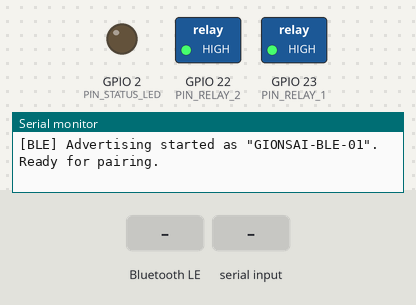
Bench run of a sketch on a simulated ESP32. Shown: switched loads named in the sketch (green lamp = pin HIGH), output pins drawn as LEDs (lit = HIGH), the last lines printed to the serial monitor. Inputs (shaded band) come from the test bench. Nothing arrives over Bluetooth unless stated; a phone connects over Bluetooth LE 3 s after start.

Above: at 1.7 s.
1.8 s: Bluetooth LE write "emergency" received
At 2.9 s:
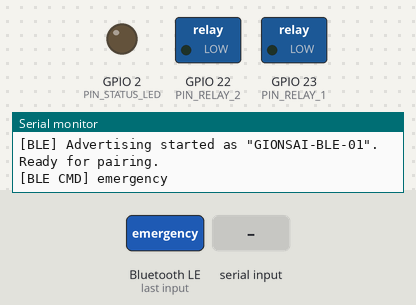
4.8 s: "all_off\n" received over Serial
At 5.6 s:
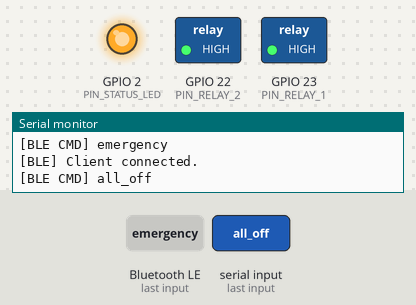
6.3 s: Bluetooth LE write "relay1" received
At 7.1 s:
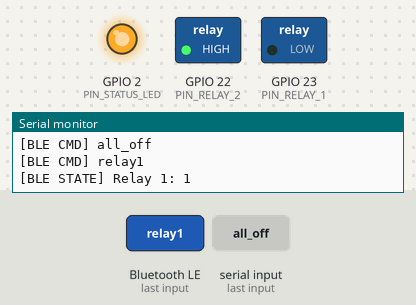
7.8 s: Bluetooth LE write "all_off" received
At 8.6 s:
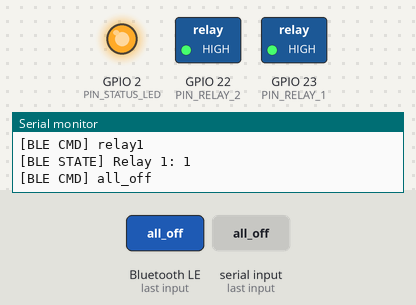
9.3 s: "emergency\n" received over Serial
At 10.5 s:
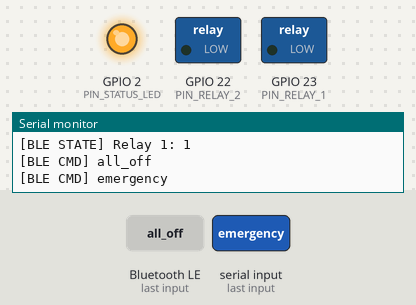
10.8 s: "light\n" received over Serial
At 12.0 s:
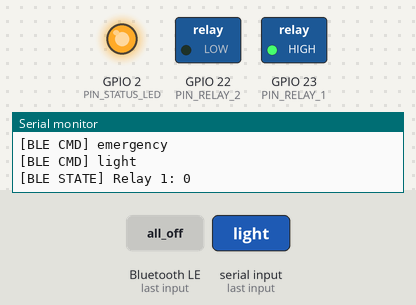
Timing chart, 0 to 13.3 s (numbered marks = the images above; inputs shaded):
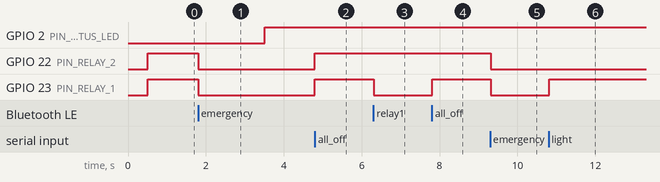

The sketch:

esp32_ble_hub.ino
```cpp
/**
 * =========================================================================================
 * 2026 祇園祭 ホラーアトラクション - マルチマイコン対応 Bluetooth (BLE) 端末ファームウェア
 * 対象マイコン: ESP32 / ESP32-WROOM-32 / ESP32-C3 / ESP32-S3
 *
 * 【役割】
 * 配線が困難な場所にある機器（例: 移動式ギミック、隠し照明、天井設置ブザー、遠隔パトランプなど）を
 * PCやタブレットとBluetooth Low Energy (BLE) でワイヤレス接続し、個別制御します。
 *
 * 【特徴】
 * 1. 各ESP32に一意の「TARGET_MCU_ID」と「BLE_DEVICE_NAME」を設定可能。
 * 2. Nordic UART Service (NUS) 互換のUUIDを採用しているため、
 *    Web Bluetooth API（Chromeブラウザ）やBLEシリアルアプリから直接コマンド送受信可能。
 * 3. 有線シリアル (USB) からのコマンド受信にも同時対応。
 * =========================================================================================
 */

#include <Arduino.h>
#include <BLEDevice.h>
#include <BLEServer.h>
#include <BLEUtils.h>
#include <BLE2902.h>

// --- [マイコン識別設定] ---
// 機材管理パネルの「担当マイコンID」と一致させてください
#define TARGET_MCU_ID    "ESP32_BLE_HUB"
#define BLE_DEVICE_NAME  "GIONSAI-BLE-01"

// --- [Nordic UART Service UUIDs] ---
#define SERVICE_UUID           "6E400001-B5A3-F393-E0A9-E50E24DCCA9E"
#define CHARACTERISTIC_UUID_RX "6E400002-B5A3-F393-E0A9-E50E24DCCA9E"
#define CHARACTERISTIC_UUID_TX "6E400003-B5A3-F393-E0A9-E50E24DCCA9E"

// --- [ピン定義 (リレー / 照明 / ブザー)] ---
const int PIN_RELAY_1    = 23; // リレー1 (スポット照明 / ストロボ)
const int PIN_RELAY_2    = 22; // リレー2 (ギミック用リレー)
const int PIN_STATUS_LED = 2;  // 通信ステータスLED

const int RELAY_ON  = LOW;
const int RELAY_OFF = HIGH;

// BLEサーバーおよびキャラクタリスティック
BLEServer *pServer = NULL;
BLECharacteristic *pTxCharacteristic = NULL;
bool deviceConnected = false;
bool oldDeviceConnected = false;

// 状態変数
bool stateRelay1 = false;
bool stateRelay2 = false;

// 出力更新
void applyStates() {
  digitalWrite(PIN_RELAY_1, stateRelay1 ? RELAY_ON : RELAY_OFF);
  digitalWrite(PIN_RELAY_2, stateRelay2 ? RELAY_ON : RELAY_OFF);
}

// レスポンス返信用関数
void sendBleResponse(String msg) {
  if (deviceConnected && pTxCharacteristic) {
    pTxCharacteristic->setValue(msg.c_str());
    pTxCharacteristic->notify();
  }
}

// 受信コマンド処理
void processCommand(const String& cmd) {
  String cleanCmd = cmd;
  cleanCmd.trim();
  if (cleanCmd.length() == 0) return;

  Serial.println("[BLE CMD] " + cleanCmd);

  // マイコンIDフィルタリング（指定がある場合は自機宛か判定）
  if (cleanCmd.indexOf("\"mcuId\":") >= 0) {
    if (cleanCmd.indexOf(TARGET_MCU_ID) < 0 && cleanCmd.indexOf("\"mcuId\":\"ALL\"") < 0) {
      Serial.println("[BLE IGNORE] Message is for different MCU.");
      return;
    }
  }

  // 1. 非常全点灯・アラーム
  if (cleanCmd.indexOf("emergency") >= 0 || cleanCmd.indexOf("alarm") >= 0) {
    stateRelay1 = true;
    stateRelay2 = true;
    applyStates();
    sendBleResponse("{\"mcu\":\"" TARGET_MCU_ID "\",\"status\":\"emergency_on\"}\n");
    return;
  }

  // 2. 全消灯 / 停止
  if (cleanCmd.indexOf("all_off") >= 0) {
    stateRelay1 = false;
    stateRelay2 = false;
    applyStates();
    sendBleResponse("{\"mcu\":\"" TARGET_MCU_ID "\",\"status\":\"all_off\"}\n");
    return;
  }

  // 3. 個別制御
  if (cleanCmd.indexOf("light") >= 0 || cleanCmd.indexOf("relay1") >= 0) {
    stateRelay1 = (cleanCmd.indexOf("true") >= 0 || cleanCmd.indexOf("1") >= 0);
    digitalWrite(PIN_RELAY_1, stateRelay1 ? RELAY_ON : RELAY_OFF);
    Serial.printf("[BLE STATE] Relay 1: %d\n", stateRelay1);
  }

  if (cleanCmd.indexOf("aux") >= 0 || cleanCmd.indexOf("relay2") >= 0) {
    stateRelay2 = (cleanCmd.indexOf("true") >= 0 || cleanCmd.indexOf("1") >= 0);
    digitalWrite(PIN_RELAY_2, stateRelay2 ? RELAY_ON : RELAY_OFF);
    Serial.printf("[BLE STATE] Relay 2: %d\n", stateRelay2);
  }

  sendBleResponse("{\"mcu\":\"" TARGET_MCU_ID "\",\"relay1\":" + String(stateRelay1) + ",\"relay2\":" + String(stateRelay2) + "}\n");
}

// 接続イベントコールバック
class ServerCallbacks: public BLEServerCallbacks {
    void onConnect(BLEServer* pServer) {
      deviceConnected = true;
      digitalWrite(PIN_STATUS_LED, HIGH);
      Serial.println("[BLE] Client connected.");
    }

    void onDisconnect(BLEServer* pServer) {
      deviceConnected = false;
      digitalWrite(PIN_STATUS_LED, LOW);
      Serial.println("[BLE] Client disconnected. Restarting advertising...");
      pServer->startAdvertising();
    }
};

// 受信イベントコールバック
class ReceiveCallbacks: public BLECharacteristicCallbacks {
    void onWrite(BLECharacteristic *pCharacteristic) {
      std::string rxValue = pCharacteristic->getValue();
      if (rxValue.length() > 0) {
        String cmdStr = "";
        for (int i = 0; i < rxValue.length(); i++) {
          cmdStr += rxValue[i];
        }
        processCommand(cmdStr);
      }
    }
};

void setup() {
  Serial.begin(115200);
  delay(500);

  Serial.println("\n========================================================");
  Serial.printf(" GIONSAI 2026 - BLE Peripheral Node [%s]\n", TARGET_MCU_ID);
  Serial.println("========================================================");

  pinMode(PIN_STATUS_LED, OUTPUT);
  pinMode(PIN_RELAY_1, OUTPUT);
  pinMode(PIN_RELAY_2, OUTPUT);
  applyStates();

  // BLE初期化
  BLEDevice::init(BLE_DEVICE_NAME);
  pServer = BLEDevice::createServer();
  pServer->setCallbacks(new ServerCallbacks());

  // サービス作成
  BLEService *pService = pServer->createService(SERVICE_UUID);

  // 送信(TX)キャラクタリスティック
  pTxCharacteristic = pService->createCharacteristic(
                        CHARACTERISTIC_UUID_TX,
                        BLECharacteristic::PROPERTY_NOTIFY
                      );
  pTxCharacteristic->addDescriptor(new BLE2902());

  // 受信(RX)キャラクタリスティック
  BLECharacteristic *pRxCharacteristic = pService->createCharacteristic(
                                           CHARACTERISTIC_UUID_RX,
                                           BLECharacteristic::PROPERTY_WRITE
                                         );
  pRxCharacteristic->setCallbacks(new ReceiveCallbacks());

  // サービス開始
  pService->start();

  // アドバタイズ開始
  BLEAdvertising *pAdvertising = BLEDevice::getAdvertising();
  pAdvertising->addServiceUUID(SERVICE_UUID);
  pAdvertising->setScanResponse(true);
  pAdvertising->setMinPreferred(0x06);
  pAdvertising->setMinPreferred(0x12);
  BLEDevice::startAdvertising();

  Serial.printf("[BLE] Advertising started as \"%s\". Ready for pairing.\n", BLE_DEVICE_NAME);
}

String serialBuffer = "";

void loop() {
  // USBシリアルからの直接入力にも対応
  while (Serial.available() > 0) {
    char c = (char)Serial.read();
    if (c == '\n' || c == '\r') {
      if (serialBuffer.length() > 0) {
        processCommand(serialBuffer);
        serialBuffer = "";
      }
    } else {
      serialBuffer += c;
    }
  }

  // 切断時の再アドバタイズ処理
  if (!deviceConnected && oldDeviceConnected) {
    delay(500);
    pServer->startAdvertising();
    oldDeviceConnected = deviceConnected;
  }
  if (deviceConnected && !oldDeviceConnected) {
    oldDeviceConnected = deviceConnected;
  }

  delay(20);
}
```

Measured:
- after the input at 1.8 s, GPIO 22 (PIN_RELAY_2), GPIO 23 (PIN_RELAY_1): HIGH → LOW at once
- after the input at 4.8 s, GPIO 22 (PIN_RELAY_2), GPIO 23 (PIN_RELAY_1): LOW → HIGH at once
- after the input at 6.3 s, GPIO 23 (PIN_RELAY_1): HIGH → LOW at once
- after the input at 7.8 s, GPIO 23 (PIN_RELAY_1): LOW → HIGH at once
- after the input at 9.3 s, GPIO 22 (PIN_RELAY_2), GPIO 23 (PIN_RELAY_1): HIGH → LOW at once
- after the input at 10.8 s, GPIO 23 (PIN_RELAY_1): LOW → HIGH at once
